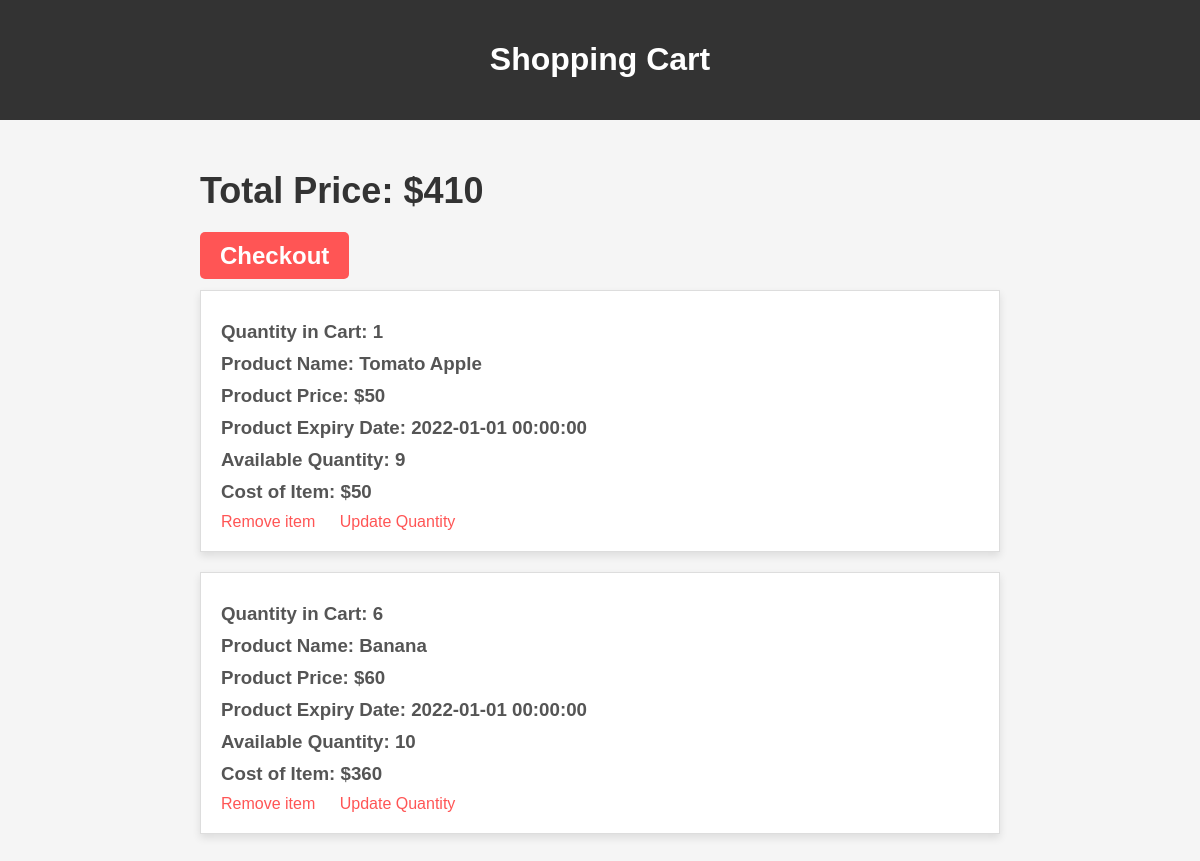
The page /showcart/2 on the database its author committed.
### main.py (models this page shows)
class Cart(db.Model):
    id= db.Column(db.Integer, primary_key = True, autoincrement=True)
    user_id = db.Column(db.Integer, db.ForeignKey('user.id'), nullable=False)  # Define a foreign key to establish the relationship
    product_id = db.Column(db.Integer, db.ForeignKey('product.id'), nullable=False)  # Define a foreign key to establish the relationship
    quantity = db.Column(db.Integer, nullable = False)
    date_created = db.Column(db.DateTime , default = datetime.now())
    is_purchased = db.Column(db.Integer, default= 0)
    car_product = relationship('Product', backref='cart', lazy=True)

class Product(db.Model):
        id = db.Column(db.Integer, primary_key = True, autoincrement=True)
        name = db.Column(db.String(200), nullable = False)
        price = db.Column(db.Integer, nullable = False)
        expiry_date = db.Column(db.DateTime , default = datetime.now())
        quantity_available = db.Column(db.Integer, nullable = False)
        section_id = db.Column(db.Integer, db.ForeignKey('section.id'), nullable=False)  # Define a foreign key to establish the relationship
        description = db.Column(db.String(200), nullable = False)

### main.py (the view)
@app.route('/showcart/<int:user_id>', methods=['GET', 'POST'])
def showcart(user_id):
    user=User.query.get_or_404(user_id)
    cart_items=Cart.query.filter_by(user_id=user_id).all()
    Total=0
    for item in cart_items:
        Total+=item.quantity*item.car_product.price
    return render_template('showcart.html',user=user,cart_items=cart_items,Total=Total)

### templates/showcart.html (shortened to what this page needs)
<!DOCTYPE html>
<html lang="en">
<head>
</head>
<body>
    <header>
        <h1>Shopping Cart</h1>
    </header>
    <div class="container">
        <div class="total-price">
            <h2>Total Price: ${{ Total }}</h2>
        </div>
        <h2><a href="/checkout/{{user.id}}" style="text-decoration: none; color: #fff; background-color: #f55; padding: 10px 20px; border-radius: 5px; transition: background-color 0.2s;">Checkout</a></h2>
        {% for item in cart_items %}
            <div class="cart-item">
                <h3>Quantity in Cart: {{ item.quantity }}</h3>
                <h3>Product Name: {{ item.car_product.name }}</h3>
                <h3>Product Price: ${{ item.car_product.price }}</h3>
                <h3>Product Expiry Date: {{ item.car_product.expiry_date }}</h3>
                <h3>Available Quantity: {{ item.car_product.quantity_available }}</h3>
                <h3>Cost of Item: ${{ item.quantity * item.car_product.price }}</h3>
                <a href="/remove_item/{{user.id}}/{{item.id}}">Remove item</a>
                <a href="/update_quantity/{{user.id}}/{{item.car_product.id}}">Update Quantity</a>
            </div>
        {% endfor %}
    </div>
</body>
</html>

### templates/showcart.html (style rules this page uses)
body { font-family: Arial, sans-serif; background-color: #f5f5f5; margin: 0; padding: 0; }
header { background-color: #333; color: #fff; padding: 20px; text-align: center; }
.container { max-width: 800px; margin: 0 auto; padding: 20px; }
.total-price { font-size: 24px; font-weight: bold; margin-top: 20px; color: #333; }
.cart-item { background-color: #fff; border: 1px solid #ddd; margin: 20px 0; padding: 20px; box-shadow: 0 4px 8px rgba(0, 0, 0, 0.1); transition: transform 0.2s, box-shadow 0.2s; }
h2 { color: #333; }
h3 { margin: 10px 0; color: #555; }
.cart-item a { color: #f55; text-decoration: none; margin-right: 20px; transition: color 0.2s; }

### rows shown on the page
Cart: quantity "1", car_product.name "Tomato Apple", car_product.price "50", car_product.expiry_date "2022-01-01 00:00:00", car_product.quantity_available "9", item.quantity*item.car_product.price "50"
Cart: quantity "6", car_product.name "Banana", car_product.price "60", car_product.expiry_date "2022-01-01 00:00:00", car_product.quantity_available "10", item.quantity*item.car_product.price "360"

### other values the page prints
{{ Total }} "410"
